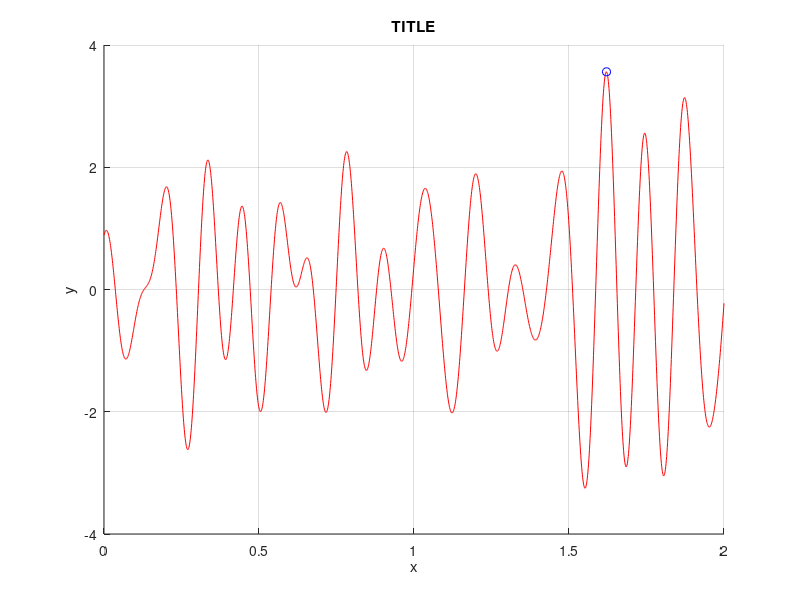

Source code (MATLAB):
clc; clear; close all;
x = 0:0.001:2;

N = 5; % liczba probek

A = 0.5 + (2 - 0.5) * rand(1, N);
fn = 1 + (10 - 1) * rand(1, N);
phase = rand(1, N) * 2*pi;

size(x)

f = zeros(size(x));

for n = 1:N
    temp = A(n) * cos(2*pi * fn(n) * x + phase(n));
    f = f + temp;
end

[f_max, idx_max] = max(f)
x_max = x(idx_max);

figure(1); hold on; grid on;
plot(x,f, 'r-');
title("TITLE");
xlabel("x");
ylabel("y");
plot(x_max, f_max, 'bo')
hold off;
